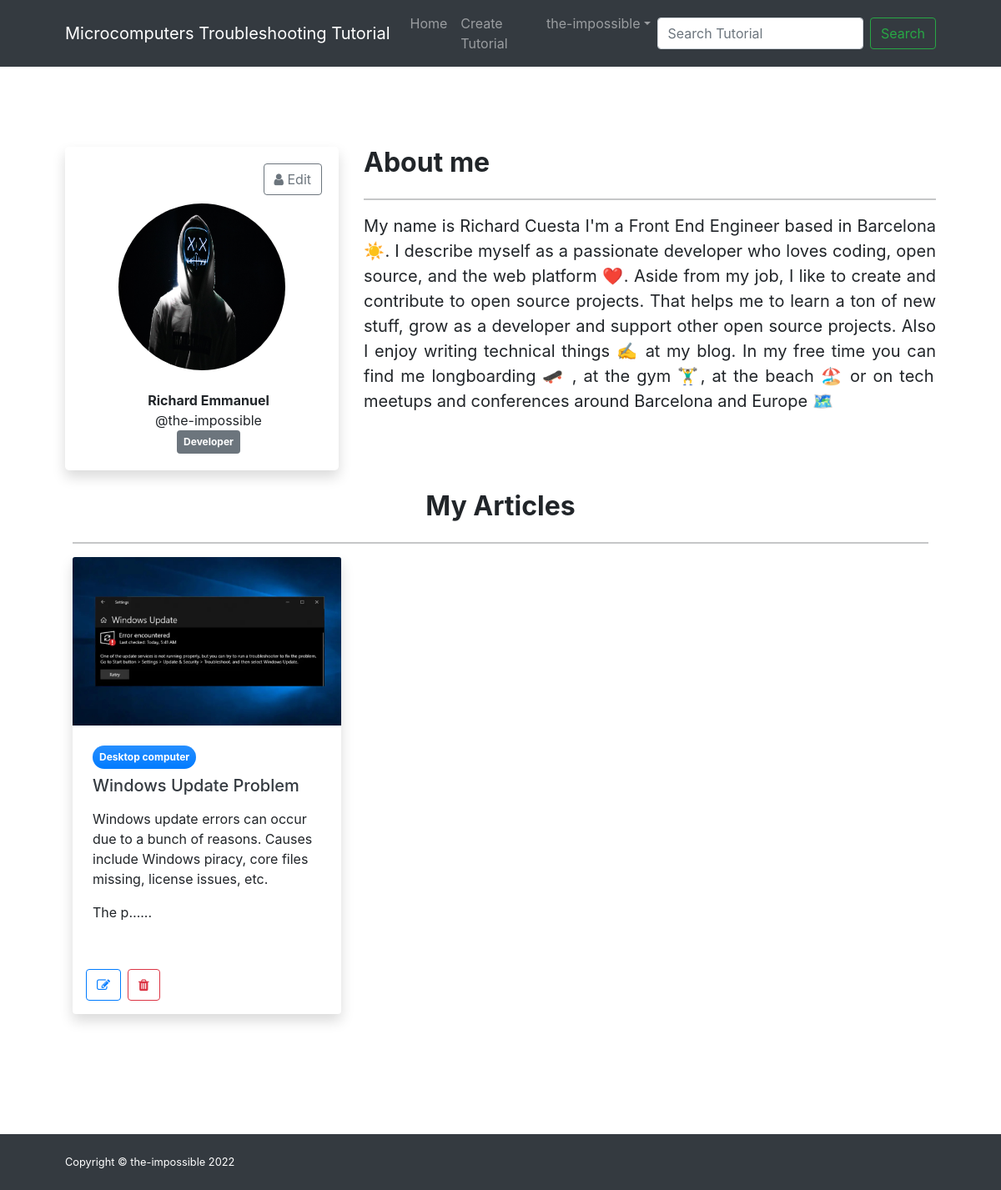
Before: /user/profile/f1605b7c-16ef-49ae-9d5f-171bd9eaf7ac (signed in) with the older database file.
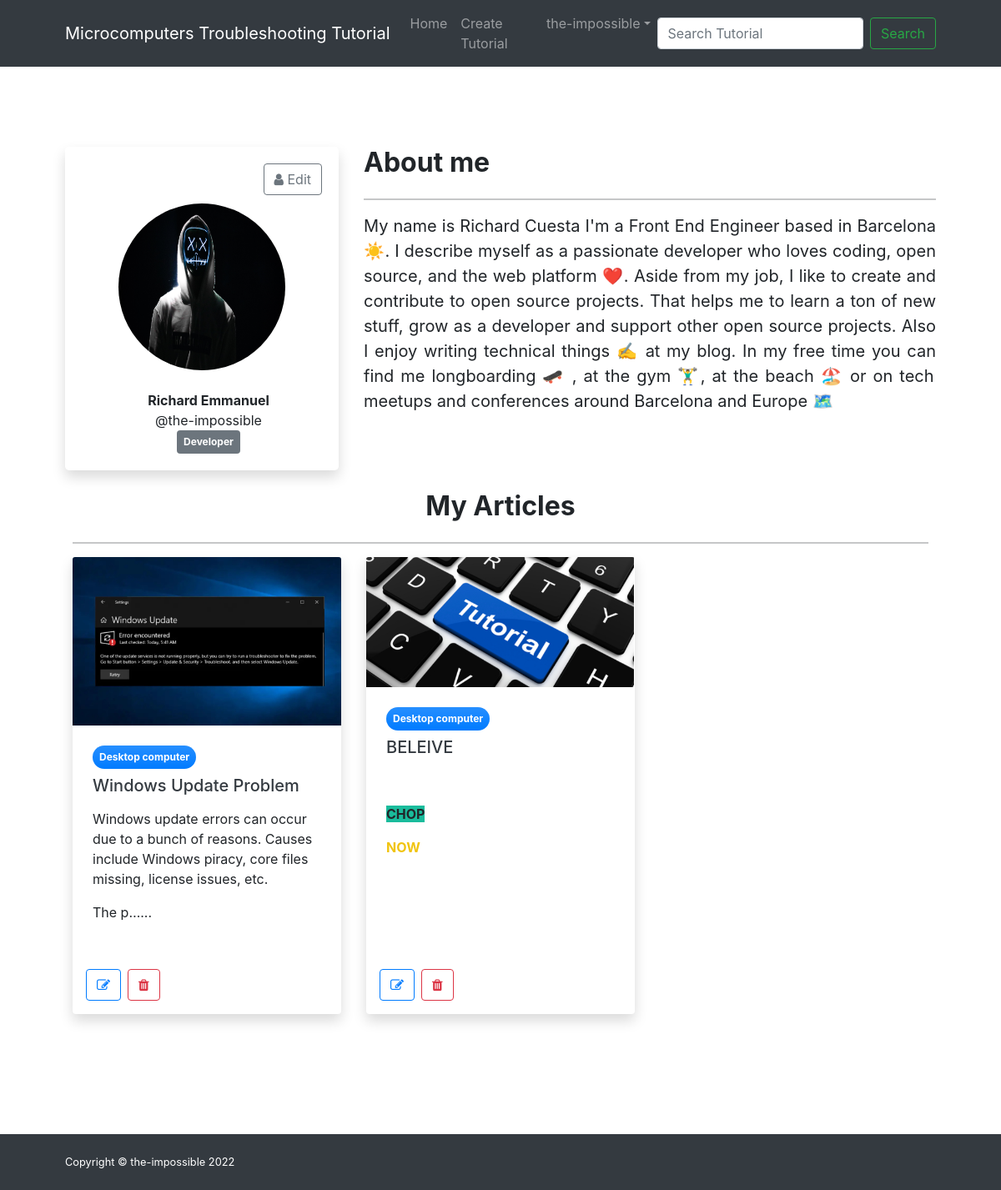
After: the same page with the newer database file.
### CST_cms/models.py (models this page shows, shortened)
class Post(models.Model):
    title = models.CharField(max_length=500)
    body = RichTextField()
    post_id = models.UUIDField(default=uuid.uuid4, primary_key=True, unique=True, editable=False)
    slug = models.SlugField(unique=True)
    image = models.ImageField(upload_to='images', blank=True, null=True)
    created = models.DateTimeField(auto_now_add=True)
    modified = models.DateTimeField(auto_now=True)
    category = models.ForeignKey('Category', on_delete=models.SET_NULL, blank=True, null=True)
    user = models.ForeignKey(UserProfile, on_delete=models.SET_NULL, blank=True, null=True)
    approval = models.BooleanField(default=False)

class Category(models.Model):
    title = models.CharField(max_length=100)
    category_id = models.UUIDField(default=uuid.uuid4, primary_key=True, unique=True, editable=False)
    slug = models.SlugField()
    def __str__(self):
        return self.title

### CST_users/views.py (the view)
# urls.py: path('profile/<pk>', UserProfileView.as_view(), name='profile'),
class UserProfileView(LoginRequiredMixin, DetailView):
    login_url = 'auth:login'
    model = UserProfile
    template_name = "users/user_profile.html"

### CST_users/models.py (called while the page is built)
    def __str__(self):
        return self.user.username

### Templates/users/user_profile.html (shortened to what the changed rows need)
{% extends "base.html" %}
{% load static %}
{% block head %}
{% include "partials/head.html" %}
<link href="{% static 'css/bootstrap.css' %}" rel="stylesheet" />
{% endblock %}
{% block content %}
<body class="d-flex flex-column">
{% block body %}
<main class="flex-shrink-0">
    <section class="py-5">
        <div class="container px-5 my-5">
            <div class="row gx-5">
                <div class="col-lg-8 col-md-8 col-sm-12">
                    <article>
                        <header class="mb-4">
                            <h2 class="fw-bolder mb-1">About me</h2>
                        </header>
                    </article>
                </div>
                <article>
                    <header class="mb-4 mt-4">
                        <h2 class="fw-bolder mb-1 text-center">My Articles</h2>
                    </header>
                    <div class="row">
                        {% if object.post_set.all %}
                            {% for post in object.post_set.all  %}
                            <div class="col-lg-4 col-md-4 col-sm-12 mb-5">
                                <div class="card h-100 shadow border-0">
                                    <img class="card-img-top" src="{% if post.image.url != '' %} {{ post.image.url }} {% else %} {% static 'images/tutorial.png' %} {% endif %} " alt="..." />
                                    <div class="card-body p-4">
                                        <div class="badge bg-primary bg-gradient rounded-pill mb-2 text-white py-2 px-2">{{ post.category }}</div>
                                        <a class="text-decoration-none text-dark" href="{% url 'cst:post_details' post.slug %}"><h5 class="card-title mb-3">{{ post.title }}</h5></a>
                                        <p class="card-text mb-0">{{ post.body|safe|truncatechars:150 }}...</p>
                                    </div>
                                    {% if request.user.userprofile.profile_id == post.user.profile_id %}
                                    <div class="card-footer p-3 pt-0 bg-transparent border-top-0">
                                        <div class="d-flex align-items-end justify-content-between">
                                            <div class="d-flex align-items-center">
                                                <a class="btn btn-outline-primary mr-2" href="{% url 'cst:update_post' post.slug %}"><i class="fa fa-edit"></i></a>
                                                <a class="btn btn-outline-danger" data-toggle="modal" data-target="#{{ post.user }}" href=""><i class="fa fa-trash"></i></a>
                                            </div>
                                        </div>
                                    </div>
                                    {% endif %}
                                </div>
                            </div>
                            {% endfor %}
                        {% else %}
                            <p class="fs-5 mb-4 text-center">No article found! <a href="{% url 'cst:create_post' %}" style="text-decoration: none;">click here to create article</a></p>
                        {% endif %}
                    </div>
                </article>
            </div>
        </div>
    </section>
</main>
{% endblock %}
</body>
{% endblock %}

Changed rows visible on the page:
added Post: category "Desktop computer", title "BELEIVE", body "CHOP NOW"
